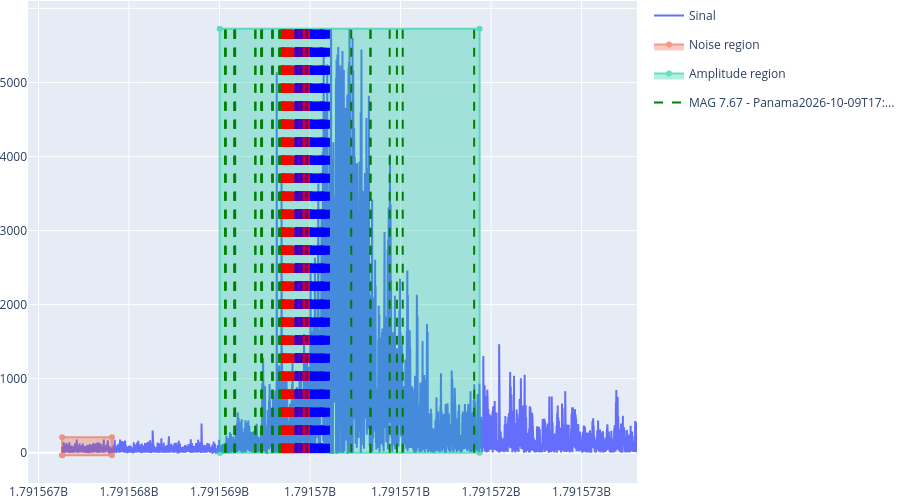

Notebook code for this chart:
### Markdown cell above
Vamos começar criando uma função que recebe uma linha do catálogo de terremotos e retorna um dicionário com os atributos calculados para aquele evento específico. A função será chamada `process_earthquake_event`, e receberá como parâmetro uma linha do catálogo de terremotos.

### Code cell
def process_earthquake_event(catalog_row, save_data=False, plot=False):
    events_data, time_data = analise_catalog([catalog_row], catalog, plotting=plot)
    event_data = events_data.iloc[0]
    
    if save_data:
        events_data.to_csv(f"Data/event_data/{clean_event_id(event_data["event_id"])}.csv", index=False)
        time_data.to_csv(f"Data/time_data/{clean_event_id(event_data["event_id"])}.csv", index=False)
    
    event = {
        "event_id": event_data["event_id"],
        "latitude": event_data["latitude"],
        "longitude": event_data["longitude"],
        "epicenter_distance": event_data["epicenter_distance"],
        "geodesic_distance": event_data["geodesic_distance"],
        "azimuth_degree": event_data["azimuth_degree"],
        "magnitude": event_data["magnitude"],
        "magnitude_type": event_data["magnitude_type"],
        "depth": event_data["depth"],
        "origin_time": event_data["origin_time"],
    }
    
    first_arrival_time = to_timestamp(time_data["arrival_time"].min())
    last_arrival_time = to_timestamp(time_data["arrival_time"].max())

    event["first_arrival_time_delta"] = first_arrival_time - to_timestamp(event_data["origin_time"])
    event["arrival_time_delta"] = last_arrival_time - first_arrival_time
    
    water_earth_ratio = calculate_earth_water_ratio(event_data["latitude"],event_data["longitude"], plot=plot)
    origin_plate = get_tectonic_plate(event_data["latitude"], event_data["longitude"], plot=plot)
    
    min_noise, max_noise, noise_std, noise_region, min_amplitude, max_amplitude, amplitude_std, amplitude_region, std_factor, amplitude_factor = calculate_amplitude_factor(time_data, save_data=save_data, event_id=event_data["event_id"], plot=plot)
    
    event.update({
        "earth_water_ratio": water_earth_ratio["earth_water_ratio"],
        "origin_plate": origin_plate,
        "min_noise": min_noise,
        "max_noise": max_noise,
        "noise_std": noise_std,
        "noise_region": noise_region,
        "min_amplitude": min_amplitude,
        "max_amplitude": max_amplitude,
        "amplitude_std": amplitude_std,
        "amplitude_region": amplitude_region,
        "std_factor": std_factor,
        "amplitude_factor": amplitude_factor,
    })
    
    return event

process_earthquake_event(events[0], save_data=True, plot=True)
